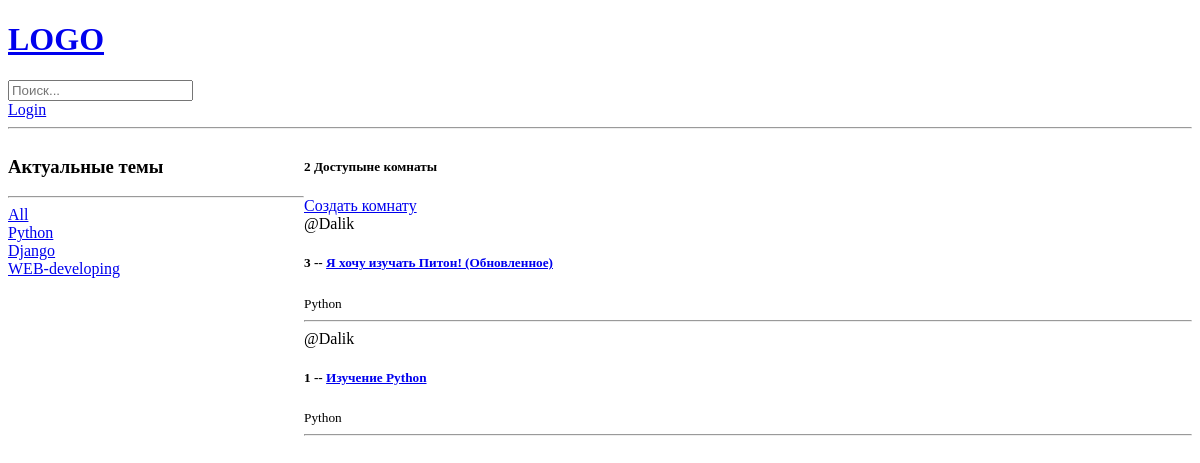
/, run on an earlier commit of the app's database.
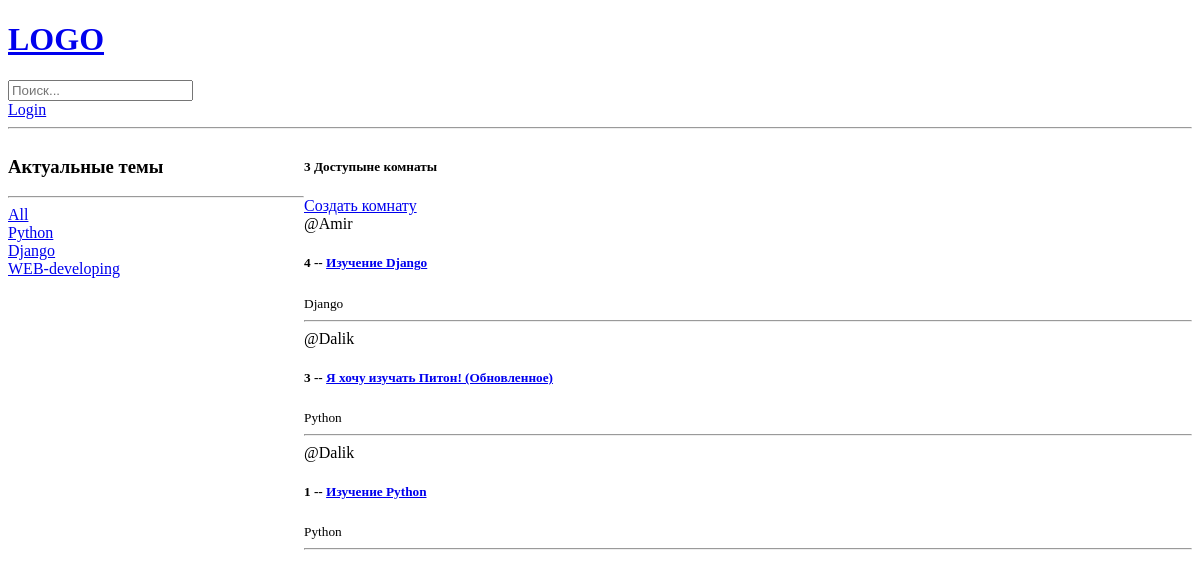
And on a later commit of the database.
### base/models.py (models this page shows, shortened)
class Topic(models.Model):
    name = models.CharField(max_length=200)

class Room(models.Model):
    host = topic = models.ForeignKey(User, on_delete=models.SET_NULL, null=True)
    topic = models.ForeignKey(Topic, on_delete=models.SET_NULL, null=True)
    name = models.CharField(max_length=200)
    description = models.TextField(null=True, blank=True)
    update = models.DateTimeField(auto_now=True)
    created = models.DateTimeField(auto_now_add=True)
    class Meta:
        ordering = ['-update', '-created']

### base/views.py (the view)
# urls.py: path('', views.home, name="home"),
def home(request):
    q = request.GET.get('q') if request.GET.get('q') != None else ''
    rooms = Room.objects.filter(
        Q(topic__name__icontains=q) |
        Q(name__icontains=q) |
        Q(description__icontains=q)
        )
    room_count = rooms.count()
    topics = Topic.objects.all()
    context = {'rooms' : rooms, 'topics' : topics, 'room_count' : room_count}
    return render(request, 'base/home.html' , context)

### base/templates/base/home.html (shortened to what this page needs)
{% extends 'main.html' %}
{% block content %}
<div class="home-container">
    <div>
        <h3>Актуальные темы</h3>
        <hr>
        <div>
            <a href="{% url 'home' %}">All</a>
        </div>
        {% for topic in topics %}
        <div>
            <a href="{% url 'home' %}?q={{topic.name}}">{{topic.name}}</a>
        </div>
        {% endfor %}
    </div>
    <div>
        <h5>{{room_count}} Доступыне комнаты </h5>
        <a href="{% url 'create-room' %}">Создать комнату</a>
        <div>
            {% for room in rooms %}
            <div>
                <span>@{{room.host.username}}</span>
                <h5>{{room.id}} -- <a href="{% url 'room' room.id %}">{{room.name}}</a></h5>
                <small>{{room.topic.name}}</small>
                <hr>
            </div>
            {% endfor %}
        </div>
    </div>
</div>
{% endblock content %}

What changed in the data, as far as the page shows it:
added Room: host.username "Amir", id "4", name "Изучение Django", topic.name "Django"
Also different on the page:
{{ room_count }}: "2" → "3"
